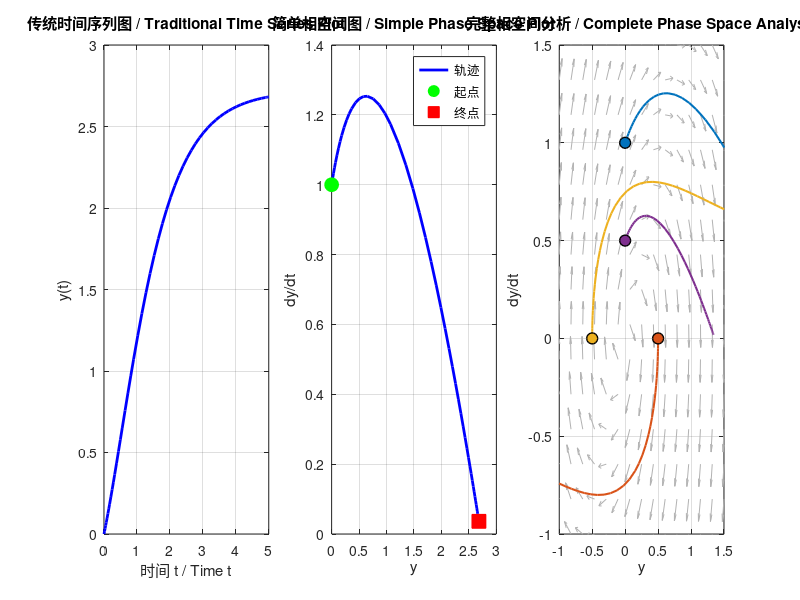

Write MATLAB code to recreate this figure. (Note: this script raises an error after producing the figure.)
%% 相空间分析集成示例 / Phase Space Analysis Integration Example
% 此脚本展示如何将相空间分析集成到现有的考试代码中
% This script demonstrates how to integrate phase space analysis into existing exam code
%
% 基于 2023 年和 2022 年考试中的 ODE 问题
% Based on ODE problems from 2023 and 2022 exams

clc; clear; close all;

fprintf('========================================================\n');
fprintf('相空间分析集成示例 / Integration Example\n');
fprintf('========================================================\n\n');

%% 示例 1: 2023年考试题型 / Example 1: 2023 Exam Type Problem
% 原始问题：exp(t)*d²y/dt² - dy/dt + 2y = 0
% 初始条件：y(0) = 0, dy/dt(0) = 1
% Original problem: exp(t)*d²y/dt² - dy/dt + 2y = 0
% Initial conditions: y(0) = 0, dy/dt(0) = 1

fprintf('示例 1: 类似2023年考试的ODE问题\n');
fprintf('Example 1: ODE problem similar to 2023 exam\n');
fprintf('----------------------------------------\n\n');

% 定义 ODE 函数（与考试中的 odefun 相同）
% Define ODE function (same as odefun in exam)
odefun_2023 = @(t, y) [y(2); (y(2) - 2*y(1))/exp(t)];

% 传统方法：只绘制时间序列 / Traditional method: only plot time series
tspan = [0, 5];
y0 = [0; 1];
[t, y] = ode45(odefun_2023, tspan, y0);

figure('Position', [100, 100, 1400, 500]);

subplot(1, 3, 1);
plot(t, y(:,1), 'b-', 'LineWidth', 2);
grid on;
xlabel('时间 t / Time t');
ylabel('y(t)');
title('传统时间序列图 / Traditional Time Series Plot');

% 新方法：添加相空间分析 / New method: add phase space analysis
subplot(1, 3, 2);
plot(y(:,1), y(:,2), 'b-', 'LineWidth', 2);
hold on;
plot(y(1,1), y(1,2), 'go', 'MarkerSize', 10, 'MarkerFaceColor', 'g');
plot(y(end,1), y(end,2), 'rs', 'MarkerSize', 10, 'MarkerFaceColor', 'r');
grid on;
xlabel('y');
ylabel('dy/dt');
title('简单相空间图 / Simple Phase Space Plot');
legend('轨迹', '起点', '终点', 'Location', 'best');

% 高级方法：使用 phase_space_analysis 函数
% Advanced method: use phase_space_analysis function
subplot(1, 3, 3);

% 多个初始条件以显示系统行为 / Multiple initial conditions to show system behavior
ic_multiple = [0, 1; 0.5, 0; -0.5, 0; 0, 0.5];

% 由于 subplot 中不能创建新 figure，我们需要在当前 axes 中绘制
% Since we can't create new figure in subplot, we plot in current axes
axes_handle = gca;
hold(axes_handle, 'on');
grid(axes_handle, 'on');
box(axes_handle, 'on');

% 手动绘制矢量场和轨迹 / Manually plot vector field and trajectories
xlim_range = [-1, 1.5];
ylim_range = [-1, 1.5];

% 矢量场 / Vector field
[X, Y] = meshgrid(linspace(xlim_range(1), xlim_range(2), 15), ...
                  linspace(ylim_range(1), ylim_range(2), 15));
U = zeros(size(X));
V = zeros(size(Y));
for i = 1:numel(X)
    dy = odefun_2023(0, [X(i); Y(i)]);
    U(i) = dy(1);
    V(i) = dy(2);
end
magnitude = sqrt(U.^2 + V.^2);
U = U ./ (magnitude + eps);
V = V ./ (magnitude + eps);
quiver(axes_handle, X, Y, U, V, 0.5, 'Color', [0.7 0.7 0.7], 'LineWidth', 0.5);

% 轨迹 / Trajectories
colors = lines(size(ic_multiple, 1));
for i = 1:size(ic_multiple, 1)
    [~, y_traj] = ode45(odefun_2023, tspan, ic_multiple(i, :));
    plot(axes_handle, y_traj(:,1), y_traj(:,2), 'LineWidth', 1.5, 'Color', colors(i,:));
    plot(axes_handle, ic_multiple(i,1), ic_multiple(i,2), 'o', 'MarkerSize', 8, ...
        'MarkerFaceColor', colors(i,:), 'MarkerEdgeColor', 'k', 'LineWidth', 1);
end

axis(axes_handle, [xlim_range ylim_range]);
xlabel(axes_handle, 'y');
ylabel(axes_handle, 'dy/dt');
title(axes_handle, '完整相空间分析 / Complete Phase Space Analysis');

fprintf('✓ 示例 1 完成 / Example 1 completed\n\n');

%% 示例 2: 2022年考试题型 / Example 2: 2022 Exam Type Problem
% 原始问题：d²y/dt² + t*dy/dt + y = 0
% 初始条件：y(0) = 0, dy/dt(0) = 1
% Original problem: d²y/dt² + t*dy/dt + y = 0
% Initial conditions: y(0) = 0, dy/dt(0) = 1

fprintf('示例 2: 类似2022年考试的ODE问题\n');
fprintf('Example 2: ODE problem similar to 2022 exam\n');
fprintf('----------------------------------------\n\n');

% 定义 ODE 函数 / Define ODE function
odefun_2022 = @(t, y) [y(2); -y(1) - t*y(2)];

% 使用完整的 phase_space_analysis 函数
% Use the complete phase_space_analysis function
figure('Position', [100, 100, 800, 600]);
phase_space_analysis(odefun_2022, [-2, 2], [-2, 2], ...
    'InitialConditions', [0, 1; 1, 0; -1, 0; 0.5, 0.5], ...
    'TimeSpan', [0, 5], ...
    'VectorField', true, ...
    'GridDensity', 20, ...
    'Nullclines', false, ...
    'XLabel', 'y', ...
    'YLabel', 'dy/dt', ...
    'Title', '2022年考试题型相空间分析 / 2022 Exam Problem Phase Space Analysis');

fprintf('✓ 示例 2 完成 / Example 2 completed\n\n');

%% 示例 3: 比较不同阻尼系数 / Example 3: Compare Different Damping Coefficients

fprintf('示例 3: 比较不同阻尼系数的效果\n');
fprintf('Example 3: Compare effects of different damping coefficients\n');
fprintf('----------------------------------------------------------\n\n');

% 三种不同的阻尼情况 / Three different damping cases
damping_cases = [0.1, 0.5, 2.0];  % 欠阻尼、临界阻尼附近、过阻尼 / Under, critical, over-damped
titles = {'欠阻尼 ζ=0.1 / Under-damped', ...
          '阻尼 ζ=0.5 / Damped', ...
          '过阻尼 ζ=2.0 / Over-damped'};

figure('Position', [100, 100, 1400, 400]);
for idx = 1:3
    zeta = damping_cases(idx);
    odefun_damped = @(t, y) [y(2); -y(1) - 2*zeta*y(2)];
    
    subplot(1, 3, idx);
    
    % 绘制相空间 / Plot phase space
    hold on;
    grid on;
    box on;
    
    % 矢量场 / Vector field
    [X, Y] = meshgrid(linspace(-3, 3, 15), linspace(-3, 3, 15));
    U = zeros(size(X));
    V = zeros(size(Y));
    for i = 1:numel(X)
        dy = odefun_damped(0, [X(i); Y(i)]);
        U(i) = dy(1);
        V(i) = dy(2);
    end
    magnitude = sqrt(U.^2 + V.^2);
    U = U ./ (magnitude + eps);
    V = V ./ (magnitude + eps);
    quiver(X, Y, U, V, 0.5, 'Color', [0.7 0.7 0.7], 'LineWidth', 0.5);
    
    % 多个初始条件 / Multiple initial conditions
    ic = [2, 0; 0, 2; -2, 0; 0, -2];
    colors = lines(size(ic, 1));
    for i = 1:size(ic, 1)
        [~, y_traj] = ode45(odefun_damped, [0, 20], ic(i, :));
        plot(y_traj(:,1), y_traj(:,2), 'LineWidth', 1.5, 'Color', colors(i,:));
        plot(ic(i,1), ic(i,2), 'o', 'MarkerSize', 6, ...
            'MarkerFaceColor', colors(i,:), 'MarkerEdgeColor', 'k');
    end
    
    axis([-3 3 -3 3]);
    xlabel('位移 y / Position y');
    ylabel('速度 dy/dt / Velocity dy/dt');
    title(titles{idx});
end

fprintf('✓ 示例 3 完成 / Example 3 completed\n\n');

%% 总结 / Summary

fprintf('========================================================\n');
fprintf('集成示例总结 / Integration Summary\n');
fprintf('========================================================\n\n');

fprintf('相空间分析的优势 / Advantages of Phase Space Analysis:\n');
fprintf('1. 直观显示系统的长期行为 / Intuitive visualization of long-term behavior\n');
fprintf('2. 容易识别稳定性和周期性 / Easy identification of stability and periodicity\n');
fprintf('3. 可以同时比较多个初始条件 / Can compare multiple initial conditions simultaneously\n');
fprintf('4. 揭示时间序列图中不明显的模式 / Reveals patterns not obvious in time series plots\n\n');

fprintf('如何在考试代码中使用 / How to use in exam code:\n');
fprintf('1. 定义 ODE 函数（已经在做）/ Define ODE function (already doing this)\n');
fprintf('2. 添加一行调用 phase_space_analysis / Add one line to call phase_space_analysis\n');
fprintf('3. 提供适当的坐标轴范围和初始条件 / Provide appropriate axis ranges and initial conditions\n\n');

fprintf('========================================================\n');
fprintf('所有集成示例完成！/ All integration examples completed!\n');
fprintf('========================================================\n');
